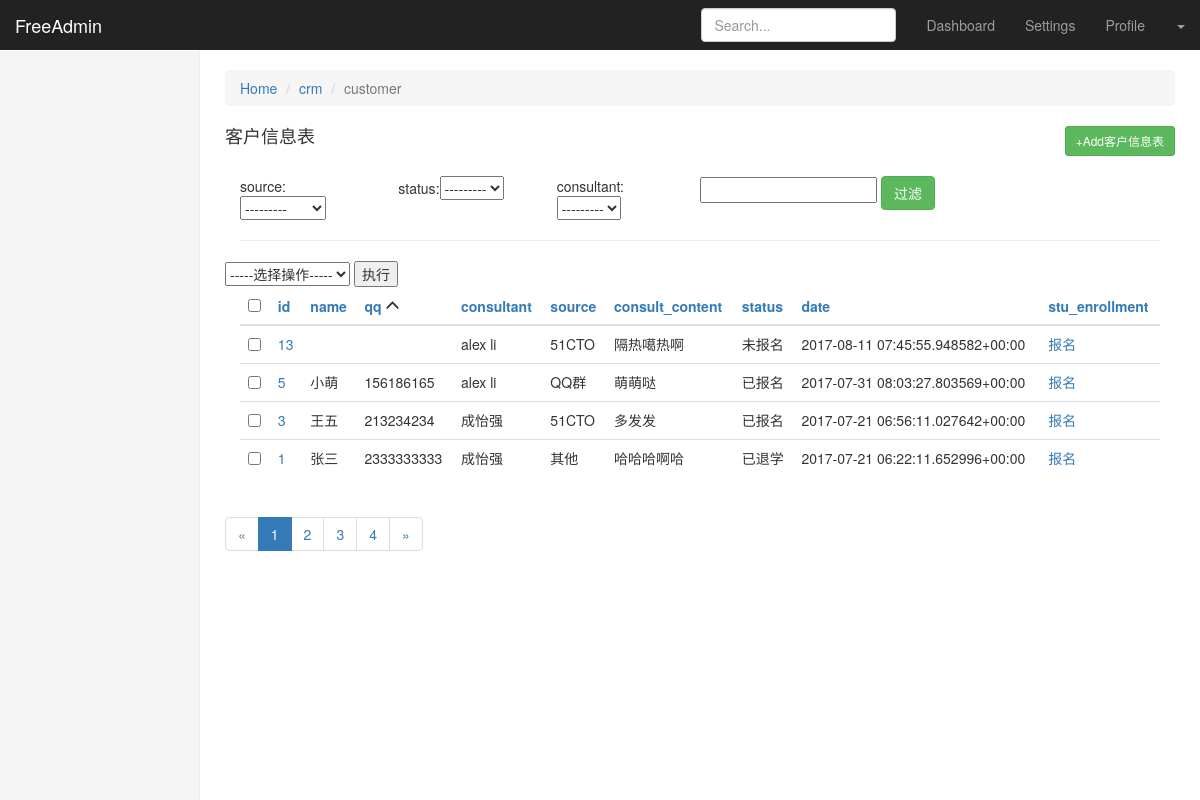
Screenshot of /freeadmin/crm/customer/?_o=qq with the database file from the repository.
### crm/models.py (models this page shows)
class Customer(models.Model):
    name = models.CharField(max_length=32)
    qq = models.CharField(max_length=64, unique=True)
    weixin = models.CharField(max_length=64, blank=True, null=True)
    age = models.PositiveSmallIntegerField(blank=True, null=True)
    gender = models.PositiveSmallIntegerField(choices=((0, 'Female'), (1, 'Male')), blank=True, null=True)
    phone = models.PositiveIntegerField(blank=True, null=True)
    source_choices = ((0, 'Baidu商桥'),
                      (1, '51CTO'),
                      (2, 'QQ群'),
                      (3, 'SOGO'),
                      (4, '知乎'),
                      (5, '转介绍'),
                      (6, '其他'),
                      )
    source = models.SmallIntegerField(choices=source_choices)
    referral_from = models.ForeignKey("self", related_name="my_referrals",
                                      blank=True, null=True, verbose_name="转介绍")
    consult_courses = models.ManyToManyField("Course")
    status_choices = ((0, '已报名'),
                      (1, '未报名'),
                      (2, '已退学'),
                      )
    status = models.SmallIntegerField(choices=status_choices)
    consultant = models.ForeignKey("UserProfile", verbose_name="课程顾问")
    consult_content = models.TextField(max_length=1024)
    graduated = models.BooleanField(default=False)
    date = models.DateTimeField(auto_now_add=True)
    def stu_enrollment(self):
        ele = '''<a href='/crm/customer/enrollment/%s/'>报名</a>''' % self.id
        return ele
    def __str__(self):
        return "%s" % self.name
    class Meta:
        verbose_name_plural = "客户信息表"
        verbose_name = "客户信息表"

class UserProfile(models.Model):
    user = models.OneToOneField(User)
    name = models.CharField(max_length=32)
    roles = models.ManyToManyField("Role", blank=True, null=True)
    def __str__(self):
        return "%s" % self.name
    class Meta:
        permissions = (
            ('crm_app_index', '可以查看freeadmin所有的app首页'),
            ('crm_table_list', '可以查看freeadmin表里的所有数据'),
            ('crm_table_list_view', '可以查看freeadmin表里每条数据的修改页'),
            ('crm_table_list_change', '可以修改freeadmin表里每条数据'),
            ('crm_table_list_add', '可以添加数据'),
        )

### freeadmin/permission.py (the view)
    def inner(*args, **kwargs):
        if not perm_check(*args, **kwargs):
            request = args[0]
            return render(request, 'freeadmin/page_403.html')
        return func(*args, **kwargs)

### freeadmin/permission.py (called while the page is built, shortened)
def perm_check(*args, **kwargs):
    match_results = []
    request = args[0]
    resolve_url_obj = resolve(request.path)
    current_url_name = resolve_url_obj.url_name  # 当前url的url_name
    print('---perm:', request.user, request.user.is_authenticated(), current_url_name)
    match_key = None
    if request.user.is_authenticated() is False:
        return redirect(settings.LOGIN_URL)

def check_permission(func):
    def inner(*args, **kwargs):
        if not perm_check(*args, **kwargs):
            request = args[0]
            return render(request, 'freeadmin/page_403.html')
        return func(*args, **kwargs)
    return inner

### freeadmin/templatetags/freeadmin_tags.py (called while the page is built)
@register.simple_tag
def get_model_verbose_name(model_obj):
    model_name = model_obj._meta.verbose_name if model_obj._meta.verbose_name else model_obj._meta.verbose_name_plural
    if not model_name:
        model_name = model_obj._meta.model_name
    return model_name

@register.simple_tag
def get_model_name(model_obj):
    return model_obj._meta.model_name

@register.simple_tag
def get_app_name(model_obj):
    return model_obj._meta.app_label

@register.simple_tag
def get_filter_field(filter_column, admin_obj):
    field_obj = admin_obj.model._meta.get_field(filter_column)
    select_ele = """<select name="%s">""" % filter_column
    print(field_obj.get_choices())
    for choice in field_obj.get_choices():
        selected_condition = admin_obj.filter_conditions.get(filter_column)
        if selected_condition is not None:  # if none 没有过滤这个条件
            if selected_condition == str(choice[0]):
                selected = "selected"
            else:
                selected = ""
        else:
            selected = ""
        option_ele = """<option value="%s" %s>%s</option>""" % (choice[0], selected, choice[1])
        select_ele += option_ele
    select_ele += "</select>"
    return mark_safe(select_ele)

@register.simple_tag
def generate_filter_url(admin_obj):
    url = ""
    for k, v in admin_obj.filter_conditions.items():
        url += "&%s=%s" % (k, v)
    return url

@register.simple_tag
def get_orderby_key(request, column):
    current_order_by_key = request.GET.get("_o")
    if current_order_by_key is not None:  # 肯定有某列被排序
        if current_order_by_key == column:  # 当前这列被排序
            return "-%s" % column
        else:
            return column.strip("-")
    return column

@register.simple_tag
def get_current_orderby_key(request):
    current_order_by_key = request.GET.get("_o")
    return current_order_by_key

### freeadmin/templates/freeadmin/table_data_list.html (shortened to what this page needs)
{% extends 'freeadmin/index.html' %}
{% load freeadmin_tags  %}
{% block right-container-content %}
    <div class="row" style="margin-bottom: 20px">
        <ol class="breadcrumb">
          <li><a href="/freeadmin/">Home</a></li>
          <li><a href="/freeadmin/{% get_app_name admin_obj.model %}/">{% get_app_name admin_obj.model %}</a></li>
          <li class="active">{% get_model_name admin_obj.model %}</li>
        </ol>
        <h4>{% get_model_verbose_name admin_obj.model %}</h4>
        <a href="{{ request.path }}add/" class="btn btn-sm btn-success pull-right" style="margin-top: -30px">+Add{% get_model_verbose_name admin_obj.model %}</a>
    </div>
    {% if admin_obj.search_fields or admin_obj.list_filter %}
        <div class="row">
            <form>
                {% if admin_obj.list_filter %}
                    {% for filter_column in admin_obj.list_filter %}
                        <div class="col-lg-2">
                            {{ filter_column }}:{% get_filter_field filter_column admin_obj %}
                        </div>
                    {% endfor %}
                {% endif %}
                {% if admin_obj.search_fields %}
                    <input name="_q" value="{% get_search_key request %}">
                {% endif %}
                <input type="submit" class="btn btn-success" value="过滤">
            </form>
        </div>
        <hr>
    {% endif %}
    <div class="row">
        <form name="test" method="post" onsubmit="return ActionValidation(this)">{% csrf_token %}
            <select name="action_select">
                    {% get_admin_actions admin_obj %}
            </select>
            <input type="submit" value="执行">
        </form>
    </div>
    <table class="table table-hover">
    <thead>
        <tr>
            <th>
                <input type="checkbox" onclick="SelectAll(this);">
            </th>
            {% for column in admin_obj.list_display %}
            <th>
                <a href="?_o={% get_orderby_key request column %}{% generate_filter_url admin_obj %}">{{ column }}</a>
                {% display_order_by_icon request column %}
            </th>
            {% endfor %}
        </tr>
    </thead>
      <tbody>
        {% for obj in admin_obj.querysets %}
            <tr>
                <td>
                    <input tag="obj_checkbox" type="checkbox" value="{{ obj.id }}">
                </td>
                {% build_table_row admin_obj obj %}
            </tr>
        {% endfor %}
      </tbody>
    </table>
    <div class="row">
        <nav aria-label="...">
            <ul class="pagination">
                {% if page == 1 %}
                    <li class="disabled">
                {% else %}
                    <li>
                    <a href="?page={{ admin_obj.querysets.previous_page_number }}{% generater_order_by_url request %}{% generate_filter_url admin_obj %}" aria-label="Previous">
                {% endif %}
                <span aria-hidden="true">
                    «
                </span>
                    </li>
                {% for page in admin_obj.querysets.paginator.page_range %}
                    {% if page == admin_obj.querysets.number %}
                        <li class="active">
                    {% else %}
                        <li>
                    {% endif %}
                        <a href="?page={{ page }}{% generater_order_by_url request %}{% generate_filter_url admin_obj %}">{{ page }}<span class="sr-only">(current)</span></a>
                        </li>
                {% endfor %}
                {% if page == admin_obj.querysets.paginator.num_pages %}
                    <li class="disabled">
                {% else %}
                    <li>
                    <a href="?page={{ admin_obj.querysets.next_page_number }}{% generater_order_by_url request %}{% generate_filter_url admin_obj %}" aria-label="Next">
                {% endif %}
                    <span aria-hidden="true">
                        »
                    </span>
                    </a>
                    </li>
            </ul>
        </nav>
    </div>
{% endblock %}

### statics/css/dashboard.css (style rules this page uses)
body { padding-top: 50px; }

### rows the page displays
Customer: name+id+qq "13 alex li 51CTO 隔热噶热啊 未报名 2017-08-11 07:45:55.948582+00:00 报名"
Customer: name+id+qq "5 小萌 156186165 alex li QQ群 萌萌哒 已报名 2017-07-31 08:03:27.803569+00:00 报名"
Customer: name+id+qq "3 王五 213234234 成怡强 51CTO 多发发 已报名 2017-07-21 06:56:11.027642+00:00 报名"
Customer: name+id+qq "1 张三 2333333333 成怡强 其他 哈哈哈啊哈 已退学 2017-07-21 06:22:11.652996+00:00 报名"

### other values shown
{{ filter_column }} "source" "status" "consultant"
{{ column }} "id" "name" "qq" "consultant" "source" "consult_content" "status" "date" "stu_enrollment"
{{ page }} "1" "2" "3" "4"
